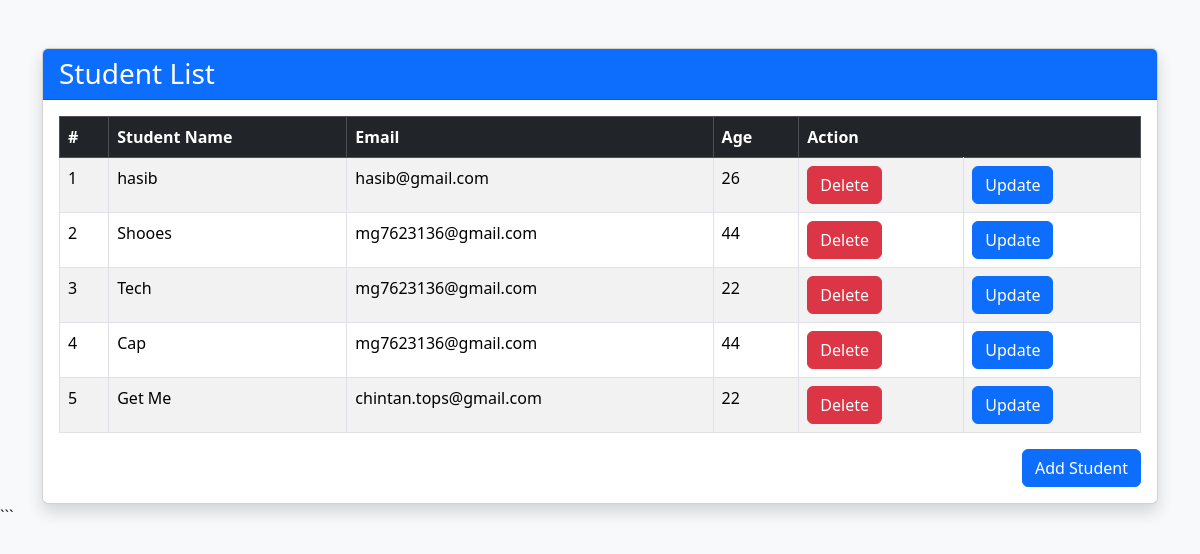
The app's page /display, older data.
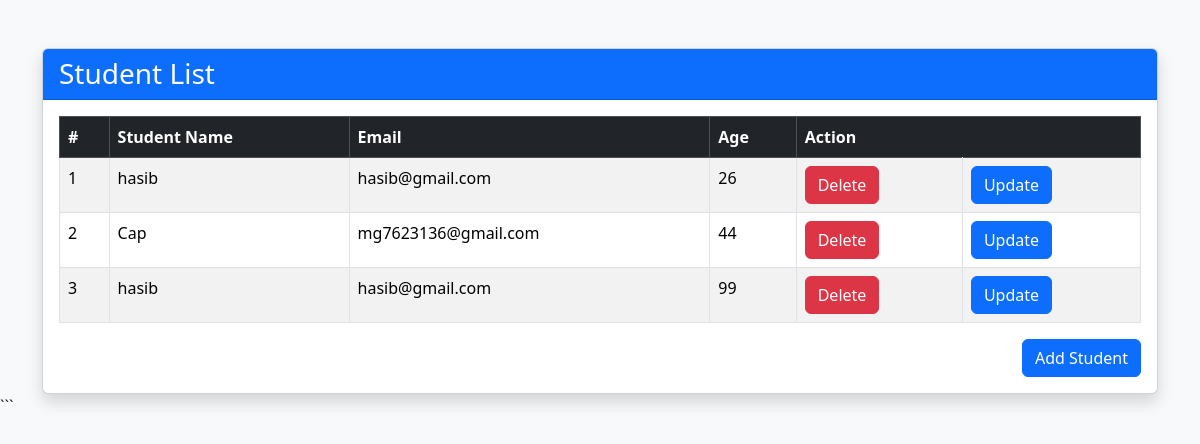
The same page, newer data.
### myapp/models.py (models this page shows)
class Student(models.Model):
    name = models.CharField(max_length=20)
    email = models.CharField(max_length=60)
    age = models.IntegerField()

### myapp/views.py (the view)
# urls.py: path("display",display,name="display"),
def display(request):
    students = Student.objects.all()
    return render(request,"display.html",{"students":students})

### myapp/templates/display.html (shortened to what this page needs)
<!DOCTYPE html>
<html lang="en">
<head>
    <link href="https://cdn.jsdelivr.net/npm/bootstrap@5.3.3/dist/css/bootstrap.min.css" rel="stylesheet">
</head>
<body class="bg-light">
    <div class="container mt-5">
        <div class="card shadow">
            <div class="card-header bg-primary text-white">
                <h3 class="mb-0">Student List</h3>
            </div>
            <div class="card-body">
                <table class="table table-bordered table-striped table-hover">
                    <thead class="table-dark">
                        <tr>
                            <th>#</th>
                            <th>Student Name</th>
                            <th>Email</th>
                            <th>Age</th>
                            <th colspan="2">Action</th>
                        </tr>
                    </thead>
                    <tbody>
                        {%for st in students%}
                        <tr>
                            <td>{{forloop.counter}}</td>
                            <td>{{st.name}}</td>
                            <td>{{st.email}}</td>
                            <td>{{st.age}}</td>
                            <td><a href="{%url 'delete'%}?id={{st.id}}" class="btn btn-danger">Delete</a></td>
                            <td><a href="{%url 'update'%}?id={{st.id}}" class="btn btn-primary">Update</a></td>
                        </tr>
                        {%endfor%}
                    </tbody>
                </table>
                <div class="text-end">
                    <a href="{%url 'index'%}" class="btn btn-primary">
                        Add Student
                    </a>
                </div>
            </div>
        </div>
    </div>
    ```
</body>
</html>

Row changes from the older to the newer data that the page shows:
removed Student: name "Shooes", email "mg7623136@gmail.com", age "44"
removed Student: name "Tech", email "mg7623136@gmail.com", age "22"
removed Student: name "Get Me", email "chintan.tops@gmail.com", age "22"
added Student: name "hasib", email "hasib@gmail.com", age "99"
